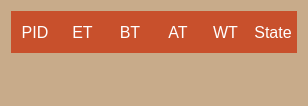
<?xml version="1.0" encoding="UTF-8"?>
<ui version="4.0">
 <class>P_template_exe</class>
 <widget class="QWidget" name="P_template_exe">
  <property name="geometry">
   <rect>
    <x>0</x>
    <y>0</y>
    <width>308</width>
    <height>106</height>
   </rect>
  </property>
  <property name="sizePolicy">
   <sizepolicy hsizetype="Preferred" vsizetype="Preferred">
    <horstretch>0</horstretch>
    <verstretch>0</verstretch>
   </sizepolicy>
  </property>
  <property name="windowTitle">
   <string>Form</string>
  </property>
  <property name="styleSheet">
   <string notr="true">background-color:rgb(200, 171, 138);</string>
  </property>
  <layout class="QVBoxLayout" name="verticalLayout_7">
   <item>
    <layout class="QHBoxLayout" name="horizontalLayout">
     <property name="spacing">
      <number>0</number>
     </property>
     <item>
      <layout class="QVBoxLayout" name="verticalLayout_5">
       <item>
        <widget class="QLabel" name="label">
         <property name="styleSheet">
          <string notr="true">font-size:16px;
background-color:rgb(200, 80, 44);
font-family:&quot;Segoe UI&quot;;
color:white;

</string>
         </property>
         <property name="text">
          <string>PID</string>
         </property>
         <property name="alignment">
          <set>Qt::AlignmentFlag::AlignCenter</set>
         </property>
        </widget>
       </item>
       <item>
        <widget class="QLabel" name="Pid_label">
         <property name="styleSheet">
          <string notr="true">font-size:20px;
font-family:&quot;Segoe UI&quot;;
font-weight:bolder;
color:rgb(170, 0, 0)</string>
         </property>
         <property name="text">
          <string/>
         </property>
         <property name="alignment">
          <set>Qt::AlignmentFlag::AlignCenter</set>
         </property>
        </widget>
       </item>
      </layout>
     </item>
     <item>
      <layout class="QVBoxLayout" name="verticalLayout_2">
       <item>
        <widget class="QLabel" name="label_4">
         <property name="styleSheet">
          <string notr="true">font-size:16px;
background-color:rgb(200, 80, 44);
font-family:&quot;Segoe UI&quot;;
color:white;

</string>
         </property>
         <property name="text">
          <string>ET</string>
         </property>
         <property name="alignment">
          <set>Qt::AlignmentFlag::AlignCenter</set>
         </property>
        </widget>
       </item>
       <item>
        <widget class="QLabel" name="ExT_label">
         <property name="styleSheet">
          <string notr="true">font-size:20px;
font-family:&quot;Segoe UI&quot;;
font-weight:bolder;
color:rgb(170, 0, 0)</string>
         </property>
         <property name="text">
          <string/>
         </property>
         <property name="alignment">
          <set>Qt::AlignmentFlag::AlignCenter</set>
         </property>
        </widget>
       </item>
      </layout>
     </item>
     <item>
      <layout class="QVBoxLayout" name="verticalLayout_3">
       <item>
        <widget class="QLabel" name="label_3">
         <property name="styleSheet">
          <string notr="true">font-size:16px;
background-color:rgb(200, 80, 44);
font-family:&quot;Segoe UI&quot;;
color:white;

</string>
         </property>
         <property name="text">
          <string>BT</string>
         </property>
         <property name="alignment">
          <set>Qt::AlignmentFlag::AlignCenter</set>
         </property>
        </widget>
       </item>
       <item>
        <widget class="QLabel" name="BT_label">
         <property name="styleSheet">
          <string notr="true">font-size:20px;
font-family:&quot;Segoe UI&quot;;
font-weight:bolder;
color:rgb(170, 0, 0)</string>
         </property>
         <property name="text">
          <string/>
         </property>
         <property name="alignment">
          <set>Qt::AlignmentFlag::AlignCenter</set>
         </property>
        </widget>
       </item>
      </layout>
     </item>
     <item>
      <layout class="QVBoxLayout" name="verticalLayout_4">
       <item>
        <widget class="QLabel" name="label_2">
         <property name="styleSheet">
          <string notr="true">font-size:16px;
background-color:rgb(200, 80, 44);
font-family:&quot;Segoe UI&quot;;
color:white;

</string>
         </property>
         <property name="text">
          <string>AT</string>
         </property>
         <property name="alignment">
          <set>Qt::AlignmentFlag::AlignCenter</set>
         </property>
        </widget>
       </item>
       <item>
        <widget class="QLabel" name="AT_label">
         <property name="styleSheet">
          <string notr="true">font-size:20px;
font-family:&quot;Segoe UI&quot;;
font-weight:bolder;
color:rgb(170, 0, 0)</string>
         </property>
         <property name="text">
          <string/>
         </property>
         <property name="alignment">
          <set>Qt::AlignmentFlag::AlignCenter</set>
         </property>
        </widget>
       </item>
      </layout>
     </item>
     <item>
      <layout class="QVBoxLayout" name="verticalLayout">
       <item>
        <widget class="QLabel" name="label_5">
         <property name="styleSheet">
          <string notr="true">font-size:16px;
background-color:rgb(200, 80, 44);
font-family:&quot;Segoe UI&quot;;
color:white;

</string>
         </property>
         <property name="text">
          <string>WT</string>
         </property>
         <property name="alignment">
          <set>Qt::AlignmentFlag::AlignCenter</set>
         </property>
        </widget>
       </item>
       <item>
        <widget class="QLabel" name="WT_label">
         <property name="styleSheet">
          <string notr="true">font-size:20px;
font-family:&quot;Segoe UI&quot;;
font-weight:bolder;
color:rgb(170, 0, 0)</string>
         </property>
         <property name="text">
          <string/>
         </property>
         <property name="alignment">
          <set>Qt::AlignmentFlag::AlignCenter</set>
         </property>
        </widget>
       </item>
      </layout>
     </item>
     <item>
      <layout class="QVBoxLayout" name="verticalLayout_6">
       <item>
        <widget class="QLabel" name="label_6">
         <property name="styleSheet">
          <string notr="true">font-size:16px;
background-color:rgb(200, 80, 44);
font-family:&quot;Segoe UI&quot;;
color:white;

</string>
         </property>
         <property name="text">
          <string>State</string>
         </property>
         <property name="alignment">
          <set>Qt::AlignmentFlag::AlignCenter</set>
         </property>
        </widget>
       </item>
       <item>
        <widget class="QLabel" name="state">
         <property name="styleSheet">
          <string notr="true">font-size:20px;
font-family:&quot;Segoe UI&quot;;
font-weight:bolder;
color:rgb(170, 0, 0)</string>
         </property>
         <property name="text">
          <string/>
         </property>
         <property name="alignment">
          <set>Qt::AlignmentFlag::AlignCenter</set>
         </property>
        </widget>
       </item>
      </layout>
     </item>
    </layout>
   </item>
  </layout>
 </widget>
 <resources/>
 <connections/>
</ui>
